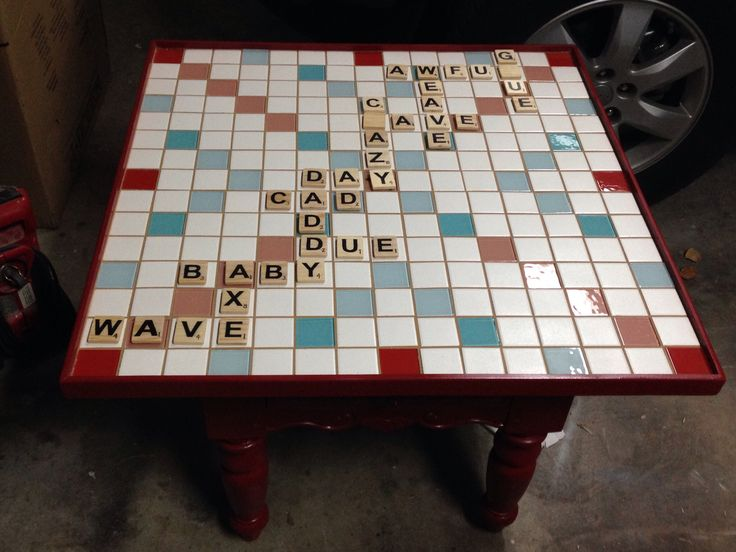
#> input picture oddtest.jpg, 736 x 552 px
$ python -i find_corners.py   (imports and definitions only)   (older library calls are emulated)
#> lines starting #> are read from the running program, lines starting #| are printed output that depends on the picture; after the words box and inside, x2 and y2 are one past the last pixel; in counts of white or black regions, pixels touching at a corner belong together
#> further down, picture is the input picture: shape (552, 736, 3); mean B, G, R 80.7, 86, 97
import cv2
import numpy as np

def order_points(pts):
    count = 400
    rect = np.zeros((count, 4, 2), dtype = "float32")

    s = pts.sum(axis = 1)
    ordered = np.argsort(s)
    diff = np.diff(pts, axis = 1)
    diff = diff.reshape(-1)
    ordered_diff = np.argsort(diff)

    for i in range(count):
        #breakpoint()
        rect[i, 0] = pts[ordered[i]]
        rect[i, 2] = pts[ordered[ordered.shape[0] - i-1]]

        rect[i, 1] = pts[ordered_diff[0]]
        rect[i, 3] = pts[ordered_diff[ordered.shape[0] - i-1]]
        # [7 lines of commented-out code are left out]
    return rect.astype(int)

def find_corners(img):
    # CV2 cornerHarris tutorial followed from https://answers.opencv.org/question/186538/to-find-the-coordinates-of-corners-detected-by-harris-corner-detection/
    #img = cv2.imread(img)
    gray = cv2.cvtColor(img,cv2.COLOR_BGR2GRAY)
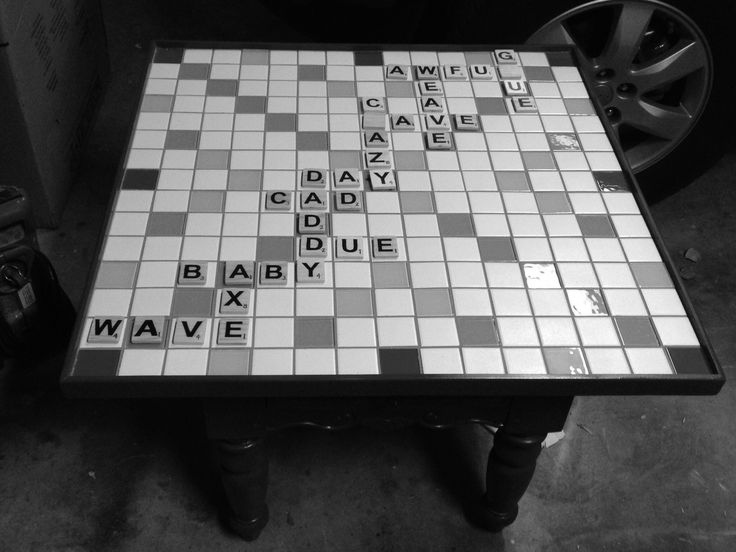
#> gray: shape (552, 736); min 0, max 255, mean 88.7

    gray = np.float32(gray)
    dst = cv2.cornerHarris(gray,2,3,0.04)
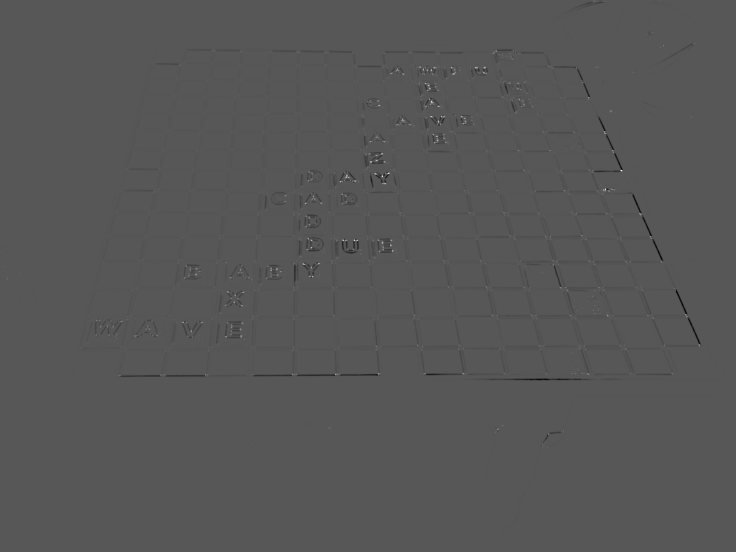
#> dst: shape (552, 736) float32; min -33802236, max 65256148, mean -136680.9; drawn with min black and max white
    dst = cv2.dilate(dst,None)
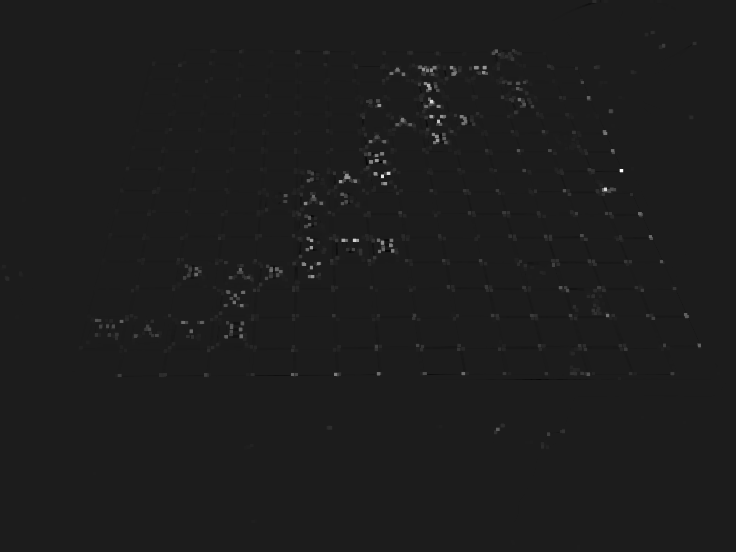
#> dst: shape (552, 736) float32; min -8057024, max 65256148, mean 208823.6; drawn with min black and max white
    ret, dst = cv2.threshold(dst,0.01*dst.max(),255,0)
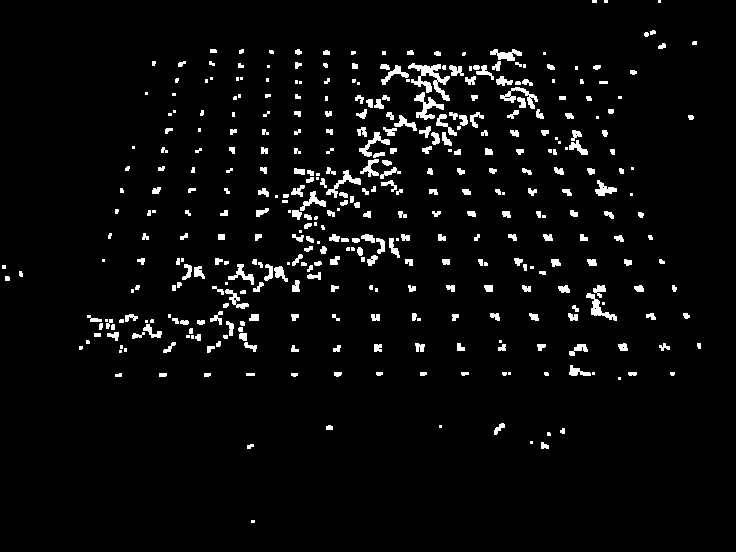
#> dst: shape (552, 736) float32; 4% white; 390 white regions (105 under 20 px), largest, box (x1, y1, x2, y2) and area: (408, 63, 450, 101) 569, (414, 92, 444, 120) 319, (500, 87, 538, 109) 263
#> ret = 652561.5
    dst = np.uint8(dst)

    ret, labels, stats, centroids = cv2.connectedComponentsWithStats(dst)
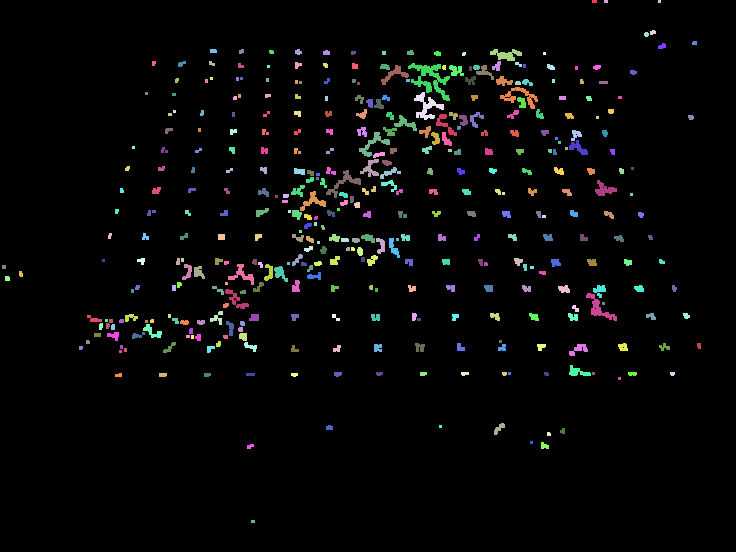
#> labels: shape (552, 736) int32; 391 distinct labels, from 0 to 390; one colour per label, 0 black
#> ret = 391; stats = 391 rows, first 6: [0, 0, 736, 552, 389832], [592, 0, 5, 3, 15], [604, 0, 4, 3, 12], [658, 0, 3, 3, 9], [650, 30, 6, 5, 24], [644, 32, 5, 5, 21]; centroids = 391 pairs, first value 3.5 to 698.6, second value 1 to 521

    criteria = (cv2.TERM_CRITERIA_EPS + cv2.TERM_CRITERIA_MAX_ITER, 100, 0.001)
    corners = cv2.cornerSubPix(gray,np.float32(centroids),(5,5),(-1,-1),criteria)
#> corners = 391 pairs, first value 3.53 to 699.6, second value 0.449 to 520.6
    #breakpoint()
    board_corners = order_points(corners)
#> in order_points, `s = pts.sum(axis = 1)`: s = 391 values, max 1048.9 at index 380, min 213.8 at index 20, mean 581.6
#> in order_points, `ordered = np.argsort(s)`: ordered = 391 values, max 390 at index 332, min 0 at index 265, mean 195
#> in order_points, `diff = np.diff(pts, axis = 1)`: diff = 391 values, max 271.3 at index 279, min -656.5 at index 6, mean -160
#> in order_points, `ordered_diff = np.argsort(diff)`: ordered_diff = 391 values, max 390 at index 388, min 0 at index 254, mean 195


    xs = board_corners[:,0]
    ys = board_corners[:,1]

    # for i in range(len(xs)):
    #     cv2.circle(img, (xs[i], ys[i]), 5, (0,0,255), -1)
    #cv2.imwrite('dsttest.png',img)

    return board_corners

# filename = 'test.png'
# corners = find_corners(filename)
# print(corners)


'''
import numpy as np
import cv2
from matplotlib import pyplot as plt
import os


MIN_MATCH_COUNT = 5


template_image = cv2.imread('template2.png')
template_image_gray = cv2.cvtColor(template_image, cv2.COLOR_BGR2GRAY)


# Initiate SIFT detector
#sift = cv2.SIFT()
sift = cv2.xfeatures2d.SIFT_create()


# find the keypoints and descriptors with SIFT in template image
kp_template, des_template = sift.detectAndCompute(template_image_gray, None)


FLANN_INDEX_KDTREE = 0
index_params = dict(algorithm = FLANN_INDEX_KDTREE, trees = 5)
search_params = dict(checks = 50)

flann = cv2.FlannBasedMatcher(index_params, search_params)


img = cv2.imread("test.png")  #  use second parameter 0 for auto gray conversion?


#  convert image to gray
img_gray = cv2.cvtColor(img, cv2.COLOR_BGR2GRAY)

#  find the keypoints and descriptors with SIFT in query image
kp_img, des_img = sift.detectAndCompute(img, None)

#  get image dimension info
img_height, img_width = img_gray.shape
print("Image height:{}, image width:{}".format(img_height, img_width))


matches = flann.knnMatch(des_template,des_img,k=2)


# store all the good matches as per Lowe's ratio test.
good = []
for m,n in matches:
    if m.distance < 0.7*n.distance:
        good.append(m)


if len(good)>MIN_MATCH_COUNT:
    src_pts = np.float32([ kp_template[m.queryIdx].pt for m in good ]).reshape(-1,1,2)
    dst_pts = np.float32([ kp_img[m.trainIdx].pt for m in good ]).reshape(-1,1,2)

    M, mask = cv2.findHomography(src_pts, dst_pts, cv2.RANSAC,5.0)
    matchesMask = mask.ravel().tolist()

    h,w = template_image_gray.shape
    pts = np.float32([ [0,0],[0,h-1],[w-1,h-1],[w-1,0] ]).reshape(-1,1,2)
    dst = cv2.perspectiveTransform(pts,M)

    img_board = img.copy()
    cv2.polylines(img_board,[np.int32(dst)],True,255,10, cv2.LINE_AA)
    """
    draw_params = dict(matchColor = (0,255,0), # draw matches in green color
                   singlePointColor = None,
                   matchesMask = matchesMask, # draw only inliers
                   flags = 2)

    img3 = cv2.drawMatches(template_image,kp_template,img,kp_img,good,None,**draw_params)
    """
    plt.imshow(cv2.cvtColor(img, cv2.COLOR_BGR2RGB))
    plt.show()


    #  get axis aligned bounding box for chessboard in input image
    x,y,w,h = cv2.boundingRect(dst)
    img_crop = img.copy()
    cv2.rectangle(img_crop,(x,y),(x+w,y+h),(0,0,255),5)


    #  draw OBB and AABB
    fig = plt.figure()
    ax1 = fig.add_subplot(121)
    ax2 = fig.add_subplot(122)
    ax1.axis("off")
    ax2.axis("off")
    ax1.set_title('OBB')
    ax2.set_title('AABB')
    ax1.imshow(cv2.cvtColor(img_board, cv2.COLOR_BGR2RGB))
    ax2.imshow(cv2.cvtColor(img_crop, cv2.COLOR_BGR2RGB))
    plt.show()


    #  crop board
    cropped_img = img[y:y+h, x:x+w].copy()
    plt.imshow(cv2.cvtColor(cropped_img, cv2.COLOR_BGR2RGB))
    plt.show()

    #  convert cropped area to gray
    cropped_img_gray = cv2.cvtColor(cropped_img, cv2.COLOR_BGR2GRAY)
    plt.imshow(cropped_img_gray, cmap="gray")
    plt.show()

else:
    print("Not enough match")

'''

# [74 lines of commented-out code are left out]

>>> import cv2
>>> picture = cv2.imread('oddtest.jpg')
#> (the run stopped early here; a loop or call above may not have finished)
